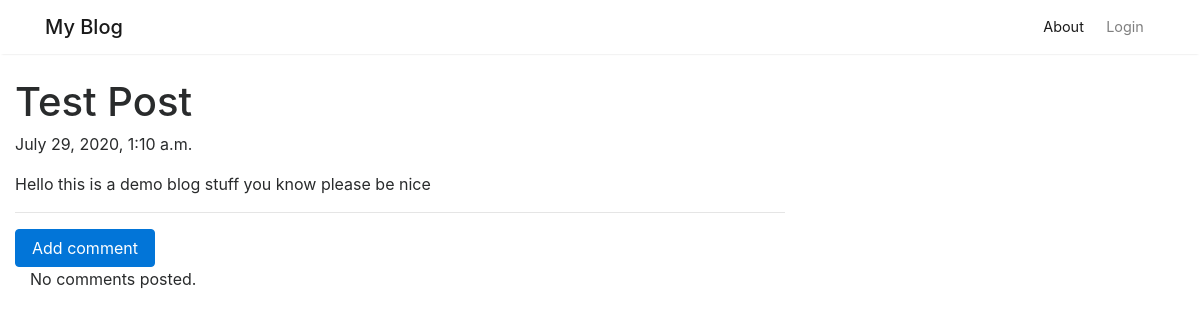
/post/1/, run on an earlier commit of the app's database.
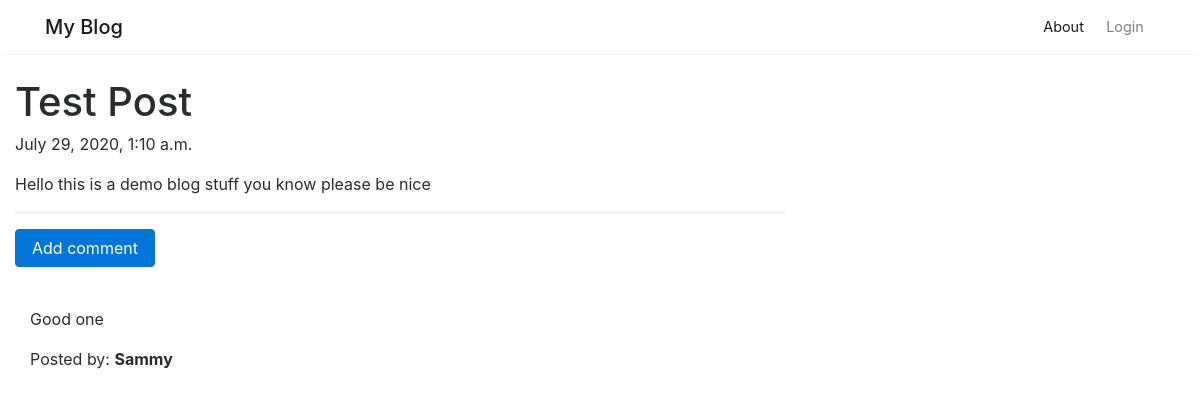
And on a later commit of the database.
### blog/models.py (models this page shows, shortened)
class Post(models.Model):
    author = models.ForeignKey(User,on_delete=models.CASCADE)
    title = models.CharField(max_length=200)
    text = models.TextField()
    create_date = models.DateTimeField(default=timezone.now)
    published_date = models.DateTimeField(blank=True,null=True)

class Comment(models.Model):
    post = models.ForeignKey('blog.Post',related_name='comments',on_delete=models.CASCADE)
    author = models.CharField(max_length=100)
    text = models.TextField()
    create_date = models.DateTimeField(default=timezone.now)
    approved_comment = models.BooleanField(default=False)

### blog/views.py (the view)
# urls.py: path('post/<int:pk>/',views.PostDetailView.as_view(),name='post_detail'),
class PostDetailView(DetailView):
    model = Post

### blog/templates/blog/post_detail.html (shortened to what this page needs)
{% extends "blog/base.html" %}
{% block content %}
<div class="col-md-8 col-md-offset-2 col-xs-12">
<h1 class='posttitle'>{{ post.title }}</h1>
{% if post.published_date %}
    <div class="post-date">
        {{ post.published_date }}
    </div>
{% else %}
    <a class="btn btn-default" href="{% url 'post_publish' pk=post.pk %}">Publish</a>
{% endif %}
<p class='article-post' >{{ post.text|safe|linebreaksbr }}</p>
<hr>
<a class="btn btn-primary btn-comment" href="{% url 'add_comment_to_post' pk=post.pk %}">Add comment</a>
<div class="container">
{% for comment in post.comments.all %}
<br>
{% if user.is_authenticated or comment.approved_comment %}
  <p>{{ comment.text|safe|linebreaks }}</p>
  <p>Posted by: <strong>{{ comment.author }}</strong></p>
{% endif %}
{% empty %}
<p>No comments posted.</p>
{% endfor %}
</div>
</div>
{% endblock %}

### blog/templates/blog/base.html (shortened to what this page needs)
<!DOCTYPE html>
{% load static %}
<html lang="en">
<head>
<link rel="stylesheet" href="{% static 'css/bootstrap.min.css' %}">
<link href="https://maxcdn.bootstrapcdn.com/font-awesome/4.7.0/css/font-awesome.min.css" rel="stylesheet">
<link rel="stylesheet" href="//cdn.jsdelivr.net/medium-editor/latest/css/medium-editor.min.css" type="text/css" media="screen" charset="utf-8">
<link rel="stylesheet" href="{% static 'css/mediumish.css' %}">
</head>
<body>
<nav class="navbar navbar-toggleable-md navbar-light bg-white fixed-top mediumnavigation">
<div class="container">
	<a class="navbar-brand" href="{% url 'post_list' %}">My Blog</a>
	<div class="collapse navbar-collapse" id="navbarsExampleDefault">
		<ul class="navbar-nav ml-auto">
			<li class="nav-item active">
			<a class="nav-link" href="{% url 'about' %}">About</a>
			</li>
      {% if user.is_authenticated %}
			<li class="nav-item">
			<a class="nav-link" href="{% url 'post_new' %}" >New Post</a>
			</li>
			<li class="nav-item">
			<a class="nav-link" href="{% url 'post_drafts_list' %}">Drafts</a>
			</li>
      <li class="nav-item">
			<a class="nav-link" href="{% url 'logout' %}" >Log out</a>
			</li>
      <li class="nav-item">
			<a class="nav-link" >Welcome: {{ user.username }}</a>
			</li>
      {% else %}
      <li class="nav-item">
        <a class='nav-link' href="{% url 'login' %}" >Login</a></li>
    {% endif %}
		</ul>
	</div>
</div>
</nav>
{% block content %}
{% endblock %}
</body>
</html>

### blog/static/css/mediumish.css (style rules this page uses)
body { padding-top:5rem; }
a { color:#00ab6b; }
a,a:hover { transition:all 0.2s; }
.mediumnavigation { background:rgba(255,255,255,.97); box-shadow:0 2px 2px -2px rgba(0,0,0,.15); }
@media (min-width:992px) { .navbar-toggleable-md .navbar-nav .nav-link { padding-right:.7rem; padding-left:.7rem; } }
.mediumnavigation .navbar-brand { font-weight:500; }
.mediumnavigation .nav-item,.dropdown-menu { font-size:0.9rem; }
.article-post { font-family:Merriweather; font-size:1.2rem; line-height:1.8; color:rgba(0,0,0,.8); }

What changed in the data, as far as the page shows it:
added Comment: text "Good one", author "Sammy"
Also different on the page:
text no longer shown: "No comments posted."
